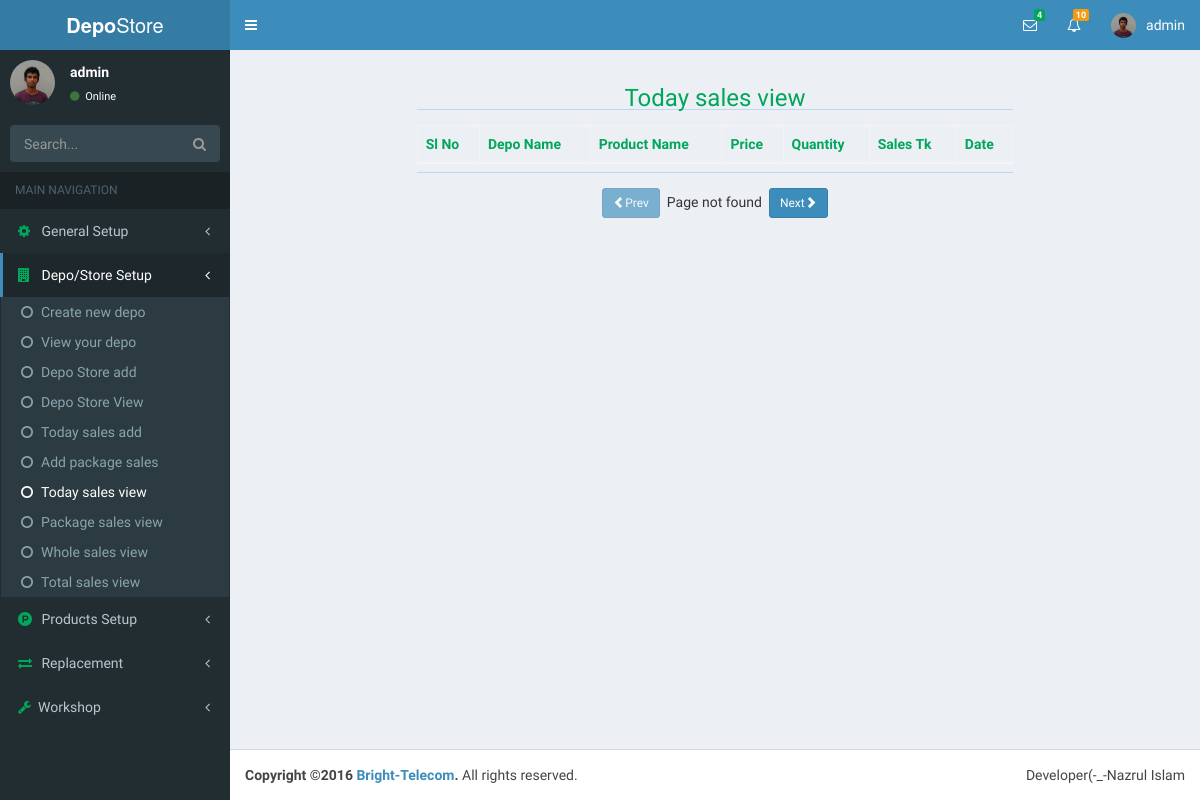
Before: /index.php?page=viewTodaySales&folder=depoinfo (signed in) with the older database file.
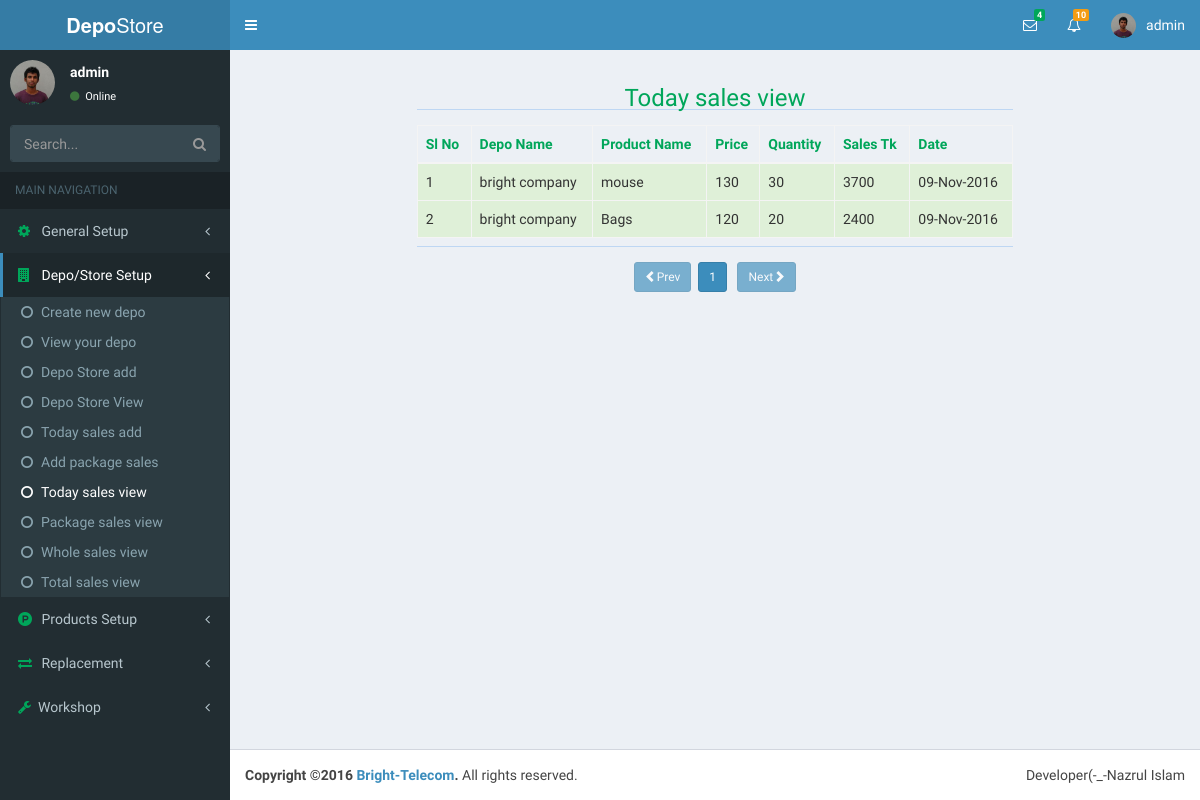
After: the same page with the newer database file.
### tables this page shows
CREATE TABLE `depo_sales` (
  `id` int(11) NOT NULL,
  `depo_id` int(11) NOT NULL,
  `pro_id` int(11) NOT NULL,
  `pro_price` int(8) NOT NULL,
  `quantity` int(6) NOT NULL,
  `total_price` int(11) NOT NULL,
  `date_time` date NOT NULL
);

CREATE TABLE `depo` (
  `id` int(11) NOT NULL,
  `user_id` int(11) NOT NULL,
  `depo_name` varchar(80) NOT NULL,
  `first_name` varchar(15) NOT NULL,
  `last_name` varchar(15) NOT NULL,
  `birthDate` date NOT NULL,
  `nid` int(19) NOT NULL,
  `phone` int(11) NOT NULL,
  `email` varchar(35) NOT NULL,
  `website` varchar(35) NOT NULL,
  `upazilla` varchar(20) NOT NULL,
  `district` varchar(20) NOT NULL,
  `division` varchar(20) NOT NULL,
  `street` varchar(40) NOT NULL,
  `uploader` varchar(20) NOT NULL,
  `create_date` timestamp NOT NULL DEFAULT CURRENT_TIMESTAMP,
  `profile_update` timestamp NOT NULL DEFAULT CURRENT_TIMESTAMP ON UPDATE CURRENT_TIMESTAMP,
  `picture` varchar(47) NOT NULL
);

CREATE TABLE `products` (
  `id` int(11) NOT NULL,
  `user_id` int(11) NOT NULL,
  `cat_id` int(11) NOT NULL,
  `pro_name` varchar(30) NOT NULL,
  `pro_price` int(6) NOT NULL,
  `quantity` int(6) NOT NULL,
  `total_price` int(11) NOT NULL,
  `uploader` varchar(30) NOT NULL,
  `entry_date` date NOT NULL
);

### necessaryClass/user.php (called while the page is built, shortened)
<?php
class loginUser{
	public function userLoginId(){
		if($_SESSION['userId']){
			return $_SESSION['userId'];
		}
		return false;
	}
}
$obj = new loginUser;
?>

### depoinfo/viewTodaySales.php (the view, shortened to what this page needs)
<?php
	require('database.php');
	include_once('necessaryClass/user.php');
	$userLoginId=$obj->userLoginId();
	$depo=$db->prepare('SELECT * FROM depo WHERE user_id=?');
	$depo->bindParam(1,$userLoginId);
	$depo->execute();
	$fetchDepo=$depo->fetch(PDO::FETCH_ASSOC);
	$depoId=$fetchDepo['id'];
	$depoSalesRecods=$db->prepare("SELECT * FROM depo_sales WHERE depo_id=?");
	$depoSalesRecods->bindParam(1,$depoId);
	$depoSalesRecods->execute();
	$rowCount=$depoSalesRecods->rowCount();
	$per_page_row=10;
	$totalPage=ceil($rowCount/$per_page_row);
	$pageNumber=(isset($_GET['pgNumber'])?(int)$_GET['pgNumber']:(int)$_GET['pgNumber']=1);
	$startPage=(int)($pageNumber-1)*$per_page_row;
	$depo_sales=$db->prepare("SELECT *,depo_sales.id AS sID,depo_sales.pro_price AS sPrice, depo_sales.quantity AS sQuan, depo_sales.total_price AS sTotal,depo.depo_name AS dName,products.pro_name AS Pname FROM depo_sales LEFT JOIN depo ON depo_sales.depo_id=depo.id LEFT JOIN products ON depo_sales.pro_id=products.id WHERE depo_sales.depo_id=? ORDER BY sID DESC LIMIT $startPage,$per_page_row");
	$depo_sales->bindParam(1,$depoId);
	$depo_sales->execute();
	$i='';
	$data='';
	while($salesRow=$depo_sales->fetch(PDO::FETCH_ASSOC)){
		$i++;
		$date=date('d-M-Y',strtotime($salesRow['date_time']));
		$data.="
			<tr class='success'>
				<td>$i</td>
				<td>{$salesRow['dName']}</td>
				<td>{$salesRow['Pname']}</td>
				<td>{$salesRow['sPrice']}</td>
				<td>{$salesRow['sQuan']}</td>
				<td>{$salesRow['sTotal']}</td>
				<td>{$date}</td>
			</tr>
		";
	}
?>
<div class="container-fluid">
	<div class="row">
		<div class="col-sm-8 col-sm-offset-2">
			<h3 class="text-green text-center">Today sales view</h3>
			<hr>
		</div>
	</div>
	<div class="row">
		<div class="col-sm-8 col-sm-offset-2" style="margin-top:10px">
			<table class="table table-hover table-bordered table-striped table-consendend">
				<thead class="text-green">
					<th>Sl No</th>
					<th>Depo Name</th>
					<th>Product Name</th>
					<th>Price</th>
					<th>Quantity</th>
					<th>Sales Tk</th>
					<th>Date</th>
				</thead>
				<tbody>
					<?php echo $data;?>
				</tbody>
			</table><hr>
		</div>
		<div class="col-sm-10 col-sm-offset-1 text-center" style="margin-top:10px">
			<?php
				$prevPage=$pageNumber-1;
				$nextPage=$pageNumber+1;
				if($pageNumber<=1){
					echo"<a href='index.php?page=viewTodaySales&folder=depoinfo&pgNumber={$prevPage}' class='btn btn-primary btn-sm disabled'><span class='glyphicon glyphicon-chevron-left'></span>Prev</a>&nbsp;&nbsp;";
				}else{
					echo"<a href='index.php?page=viewTodaySales&folder=depoinfo&pgNumber={$prevPage}' class='btn btn-primary btn-sm'><span class='glyphicon glyphicon-chevron-left'></span>Prev</a>&nbsp;&nbsp;";
				}
				if($pageNumber>$totalPage){
					echo"Page not found";
				}else{
					for($i=1;$i<=$totalPage;$i++){
						if($i == $pageNumber){
							echo"<a href='index.php?page=viewTodaySales&folder=depoinfo&pgNumber={$i}' class='btn btn-primary btn-sm'>$i</a>&nbsp;";
						}else{
							echo"<a href='index.php?page=viewTodaySales&folder=depoinfo&pgNumber={$i}' class='btn btn-default btn-sm'>$i</a>&nbsp;";
						}
					}
				}
			if($totalPage==$pageNumber){
				echo"&nbsp;&nbsp;<a href='index.php?page=viewTodaySales&folder=depoinfo&pgNumber={$nextPage}' class='btn btn-primary btn-sm disabled'>Next<span class='glyphicon glyphicon-chevron-right'></span></a>";
			}else{
				echo"&nbsp;&nbsp;<a href='index.php?page=viewTodaySales&folder=depoinfo&pgNumber={$nextPage}' class='btn btn-primary btn-sm'>Next<span class='glyphicon glyphicon-chevron-right'></span></a>";
			}
			?>
		</div>
	</div>
</div>

Changed rows visible on the page:
added depo_sales: depo.depo_name "bright company", pro.pro_name "mouse", pro_price "130", quantity "30", total_price "3700", date_time "09-Nov-2016"
added depo_sales: depo.depo_name "bright company", pro.pro_name "Bags", pro_price "120", quantity "20", total_price "2400", date_time "09-Nov-2016"
Other visible differences:
new list line: "1"
text no longer shown: "Page not found"
